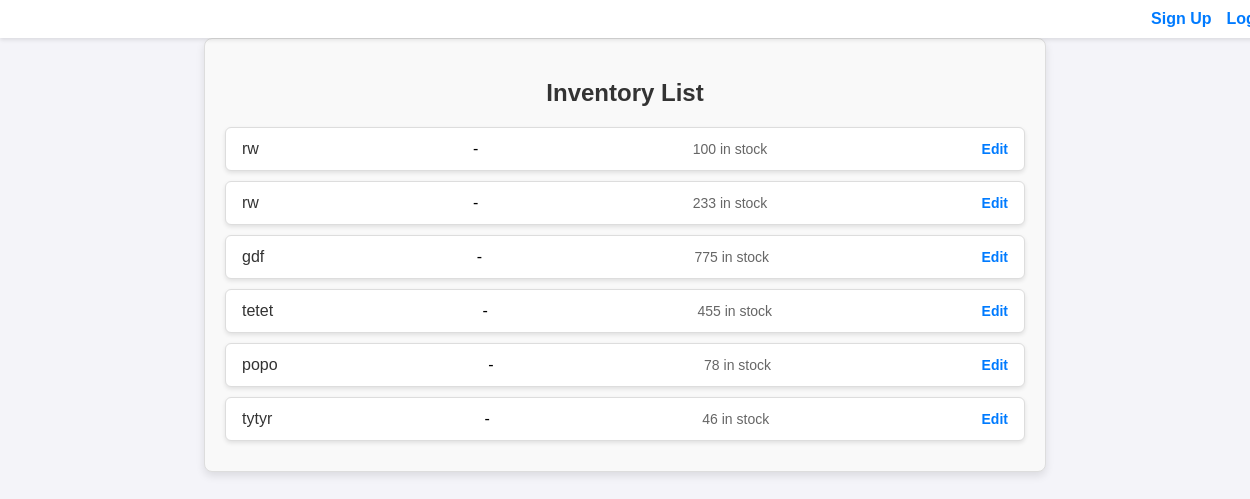
Page /inve/inventory/ on the committed database.
### inventory/models.py (models this page shows, shortened)
class Inventory(models.Model):
    product = models.OneToOneField(Product, on_delete=models.CASCADE)
    stock_level = models.IntegerField()
    reorder_threshold = models.IntegerField()

class Product(models.Model):
    name = models.CharField(max_length=255)
    description = models.TextField()
    price = models.DecimalField(max_digits=10, decimal_places=2)
    supplier = models.ForeignKey('Supplier', on_delete=models.CASCADE)
    quantity = models.PositiveIntegerField(default=0)
    is_active = models.BooleanField(default=True)  # Add this field

### inventory/views.py (the view)
# urls.py: path('inventory/', views.inventory_list, name='inventory_list'),
def inventory_list(request):
    inventory_items = Inventory.objects.all()
    return render(request, 'inventory/inventory_list.html', {'inventory_items': inventory_items})

### inventory/templates/inventory/inventory_list.html (shortened to what this page needs)
{% extends "authentication/base.html" %}
{% load static %}
{% block content %}
<link rel="stylesheet" href="{% static 'css/inventorylist.css' %}">
<div class="inventory-container">
    <h2 class="inventory-title">Inventory List</h2>
    <ul class="inventory-list">
        {% for item in inventory_items %}
        <li class="inventory-item">
            <span class="product-name">{{ item.product.name }}</span> -
            <span class="stock-level">{{ item.stock_level }} in stock</span>
            <a href="{% url 'inventory_update' item.id %}" class="btn-edit">Edit</a>
        </li>
        {% endfor %}
    </ul>
</div>
{% endblock %}

### static/css/styles.css (style rules this page uses)
body { font-family: Arial, sans-serif; background-color: #f4f4f9; margin: 0; padding: 0; height: 100vh; display: flex; flex-direction: column; }
h2 { text-align: center; color: #333333; margin-bottom: 20px; }

### static/css/product.css (style rules this page uses)
.product-name { font-weight: bold; color: #333; }

### static/css/inventorylist.css (style rules this page uses)
.inventory-container { max-width: 800px; margin: 0 auto; padding: 20px; background-color: #f9f9f9; border: 1px solid #ddd; border-radius: 8px; box-shadow: 0 4px 8px rgba(0, 0, 0, 0.1); }
.inventory-title { text-align: center; font-size: 24px; font-weight: bold; margin-bottom: 20px; color: #333; }
.inventory-list { list-style-type: none; padding: 0; margin: 0; }
.inventory-item { display: flex; justify-content: space-between; align-items: center; padding: 12px 16px; margin-bottom: 10px; border: 1px solid #ddd; border-radius: 6px; background-color: #fff; box-shadow: 0 2px 4px rgba(0, 0, 0, 0.1); }
.product-name { font-size: 16px; font-weight: 500; color: #333; }
.stock-level { font-size: 14px; color: #666; }
.btn-edit { text-decoration: none; font-size: 14px; color: #007bff; font-weight: bold; background-color: transparent; border: none; cursor: pointer; transition: color 0.3s; }

### static/css/orderlist.css (style rules this page uses)
.product-name { font-size: 16px; font-weight: 500; color: #333; }
.btn-edit { text-decoration: none; font-size: 14px; color: #007bff; font-weight: bold; background-color: transparent; border: none; cursor: pointer; transition: color 0.3s; }

### rows in the picture
Inventory: product.name "rw", stock_level "100"
Inventory: product.name "rw", stock_level "233"
Inventory: product.name "gdf", stock_level "775"
Inventory: product.name "tetet", stock_level "455"
Inventory: product.name "popo", stock_level "78"
Inventory: product.name "tytyr", stock_level "46"
